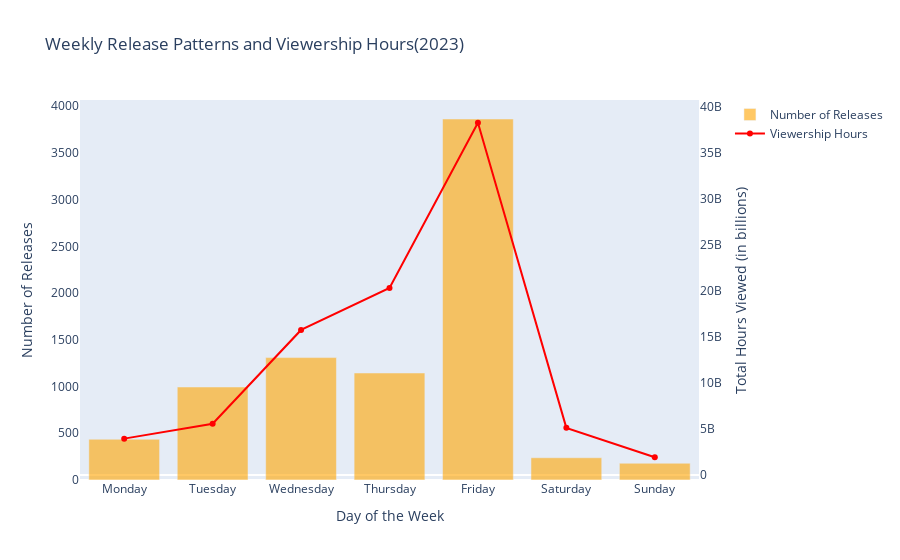

Notebook code for this chart:
### Code cell
fig = go.Figure()
fig.add_trace(
    go.Bar(
        x=weekday_releases.index,
        y=weekday_releases.values,
        name='Number of Releases',
        marker_color='orange',
        opacity=0.6,
        yaxis='y1'
    )
)
fig.add_trace(
    go.Scatter(
        x=weekday_viewership.index,
        y=weekday_viewership.values,
        name='Viewership Hours',
        mode='lines+markers',
        marker=dict(color='red'),
        line=dict(color='red'),
        yaxis='y2'
    )
)
fig.update_layout(
    title='Weekly Release Patterns and Viewership Hours(2023)',
    xaxis=dict(
        title='Day of the Week',
        categoryorder='array',
        categoryarray=['Monday', 'Tuesday', 'Wednesday', 'Thursday', 'Friday', 'Saturday', 'Sunday']
    ),
    yaxis=dict(
        title='Number of Releases',
        showgrid=False,
        side='left'
    ),
    yaxis2=dict(
        title='Total Hours Viewed (in billions)',
        overlaying='y',
        side='right',
        showgrid=False
    ),
    legend=dict(
        x=1.05,  
        y=1,
        orientation='v',
        xanchor='left'
    )
)    
fig.show()

### Figure 1 — Plotly figure (JSON) as saved in the notebook; plotly's stock layout.template omitted (floating-point values rounded to 4 significant figures)
{"data": [{"marker": {"color": "orange"}, "name": "Number of Releases", "opacity": 0.6, "type": "bar", "x": ["Monday", "Tuesday", "Wednesday", "Thursday", "Friday", "Saturday", "Sunday"], "y": [436, 995, 1310, 1145, 3863, 238, 179], "yaxis": "y"}, {"line": {"color": "red"}, "marker": {"color": "red"}, "mode": "lines+markers", "name": "Viewership Hours", "type": "scatter", "x": ["Monday", "Tuesday", "Wednesday", "Thursday", "Friday", "Saturday", "Sunday"], "y": [3954500000, 5562300000, 15744100000, 20292800000, 38217200000, 5121800000, 1935300000], "yaxis": "y2"}], "layout": {"legend": {"orientation": "v", "x": 1.05, "xanchor": "left", "y": 1}, "title": {"text": "Weekly Release Patterns and Viewership Hours(2023)"}, "xaxis": {"categoryarray": ["Monday", "Tuesday", "Wednesday", "Thursday", "Friday", "Saturday", "Sunday"], "categoryorder": "array", "title": {"text": "Day of the Week"}}, "yaxis": {"showgrid": false, "side": "left", "title": {"text": "Number of Releases"}}, "yaxis2": {"overlaying": "y", "showgrid": false, "side": "right", "title": {"text": "Total Hours Viewed (in billions)"}}}}
